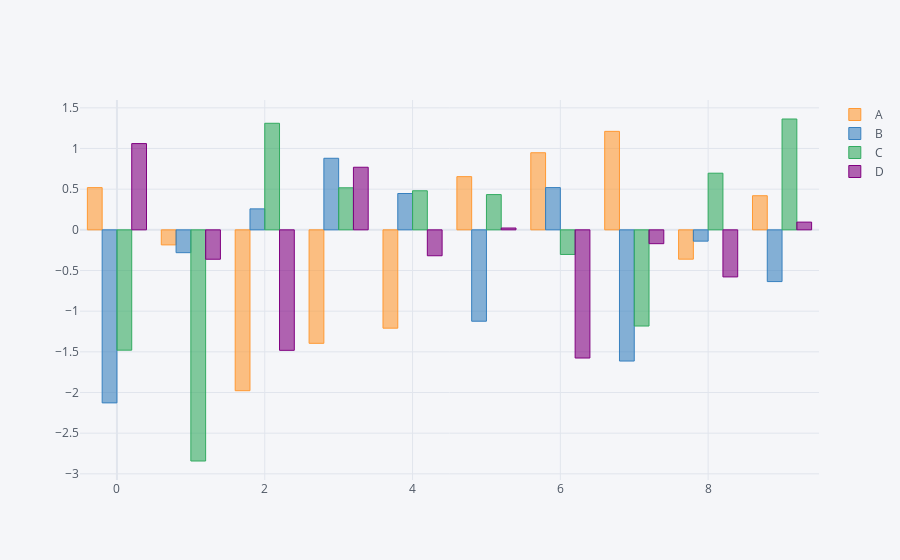

Notebook code for this chart:
### Code cell
df.iplot(kind='bar')

### Figure 1 — Plotly figure (JSON) as saved in the notebook; plotly's stock layout.template omitted (floating-point values rounded to 4 significant figures)
{"data": [{"marker": {"color": "rgba(255, 153, 51, 0.6)", "line": {"color": "rgba(255, 153, 51, 1.0)", "width": 1}}, "name": "A", "orientation": "v", "text": "", "type": "bar", "x": [0, 1, 2, 3, 4, 5, 6, 7, 8, 9], "y": [0.5189, -0.1853, -1.978, -1.395, -1.209, 0.6538, 0.9478, 1.211, -0.3609, 0.4193]}, {"marker": {"color": "rgba(55, 128, 191, 0.6)", "line": {"color": "rgba(55, 128, 191, 1.0)", "width": 1}}, "name": "B", "orientation": "v", "text": "", "type": "bar", "x": [0, 1, 2, 3, 4, 5, 6, 7, 8, 9], "y": [-2.128, -0.2809, 0.2578, 0.8798, 0.4467, -1.124, 0.5195, -1.613, -0.1392, -0.6364]}, {"marker": {"color": "rgba(50, 171, 96, 0.6)", "line": {"color": "rgba(50, 171, 96, 1.0)", "width": 1}}, "name": "C", "orientation": "v", "text": "", "type": "bar", "x": [0, 1, 2, 3, 4, 5, 6, 7, 8, 9], "y": [-1.48, -2.842, 1.31, 0.5169, 0.48, 0.4333, -0.3027, -1.183, 0.6964, 1.363]}, {"marker": {"color": "rgba(128, 0, 128, 0.6)", "line": {"color": "rgba(128, 0, 128, 1.0)", "width": 1}}, "name": "D", "orientation": "v", "text": "", "type": "bar", "x": [0, 1, 2, 3, 4, 5, 6, 7, 8, 9], "y": [1.06, -0.3617, -1.482, 0.7695, -0.3188, 0.02236, -1.576, -0.1704, -0.579, 0.09486]}], "layout": {"legend": {"bgcolor": "#F5F6F9", "font": {"color": "#4D5663"}}, "paper_bgcolor": "#F5F6F9", "plot_bgcolor": "#F5F6F9", "title": {"font": {"color": "#4D5663"}}, "xaxis": {"gridcolor": "#E1E5ED", "showgrid": true, "tickfont": {"color": "#4D5663"}, "title": {"font": {"color": "#4D5663"}, "text": ""}, "zerolinecolor": "#E1E5ED"}, "yaxis": {"gridcolor": "#E1E5ED", "showgrid": true, "tickfont": {"color": "#4D5663"}, "title": {"font": {"color": "#4D5663"}, "text": ""}, "zerolinecolor": "#E1E5ED"}}}
